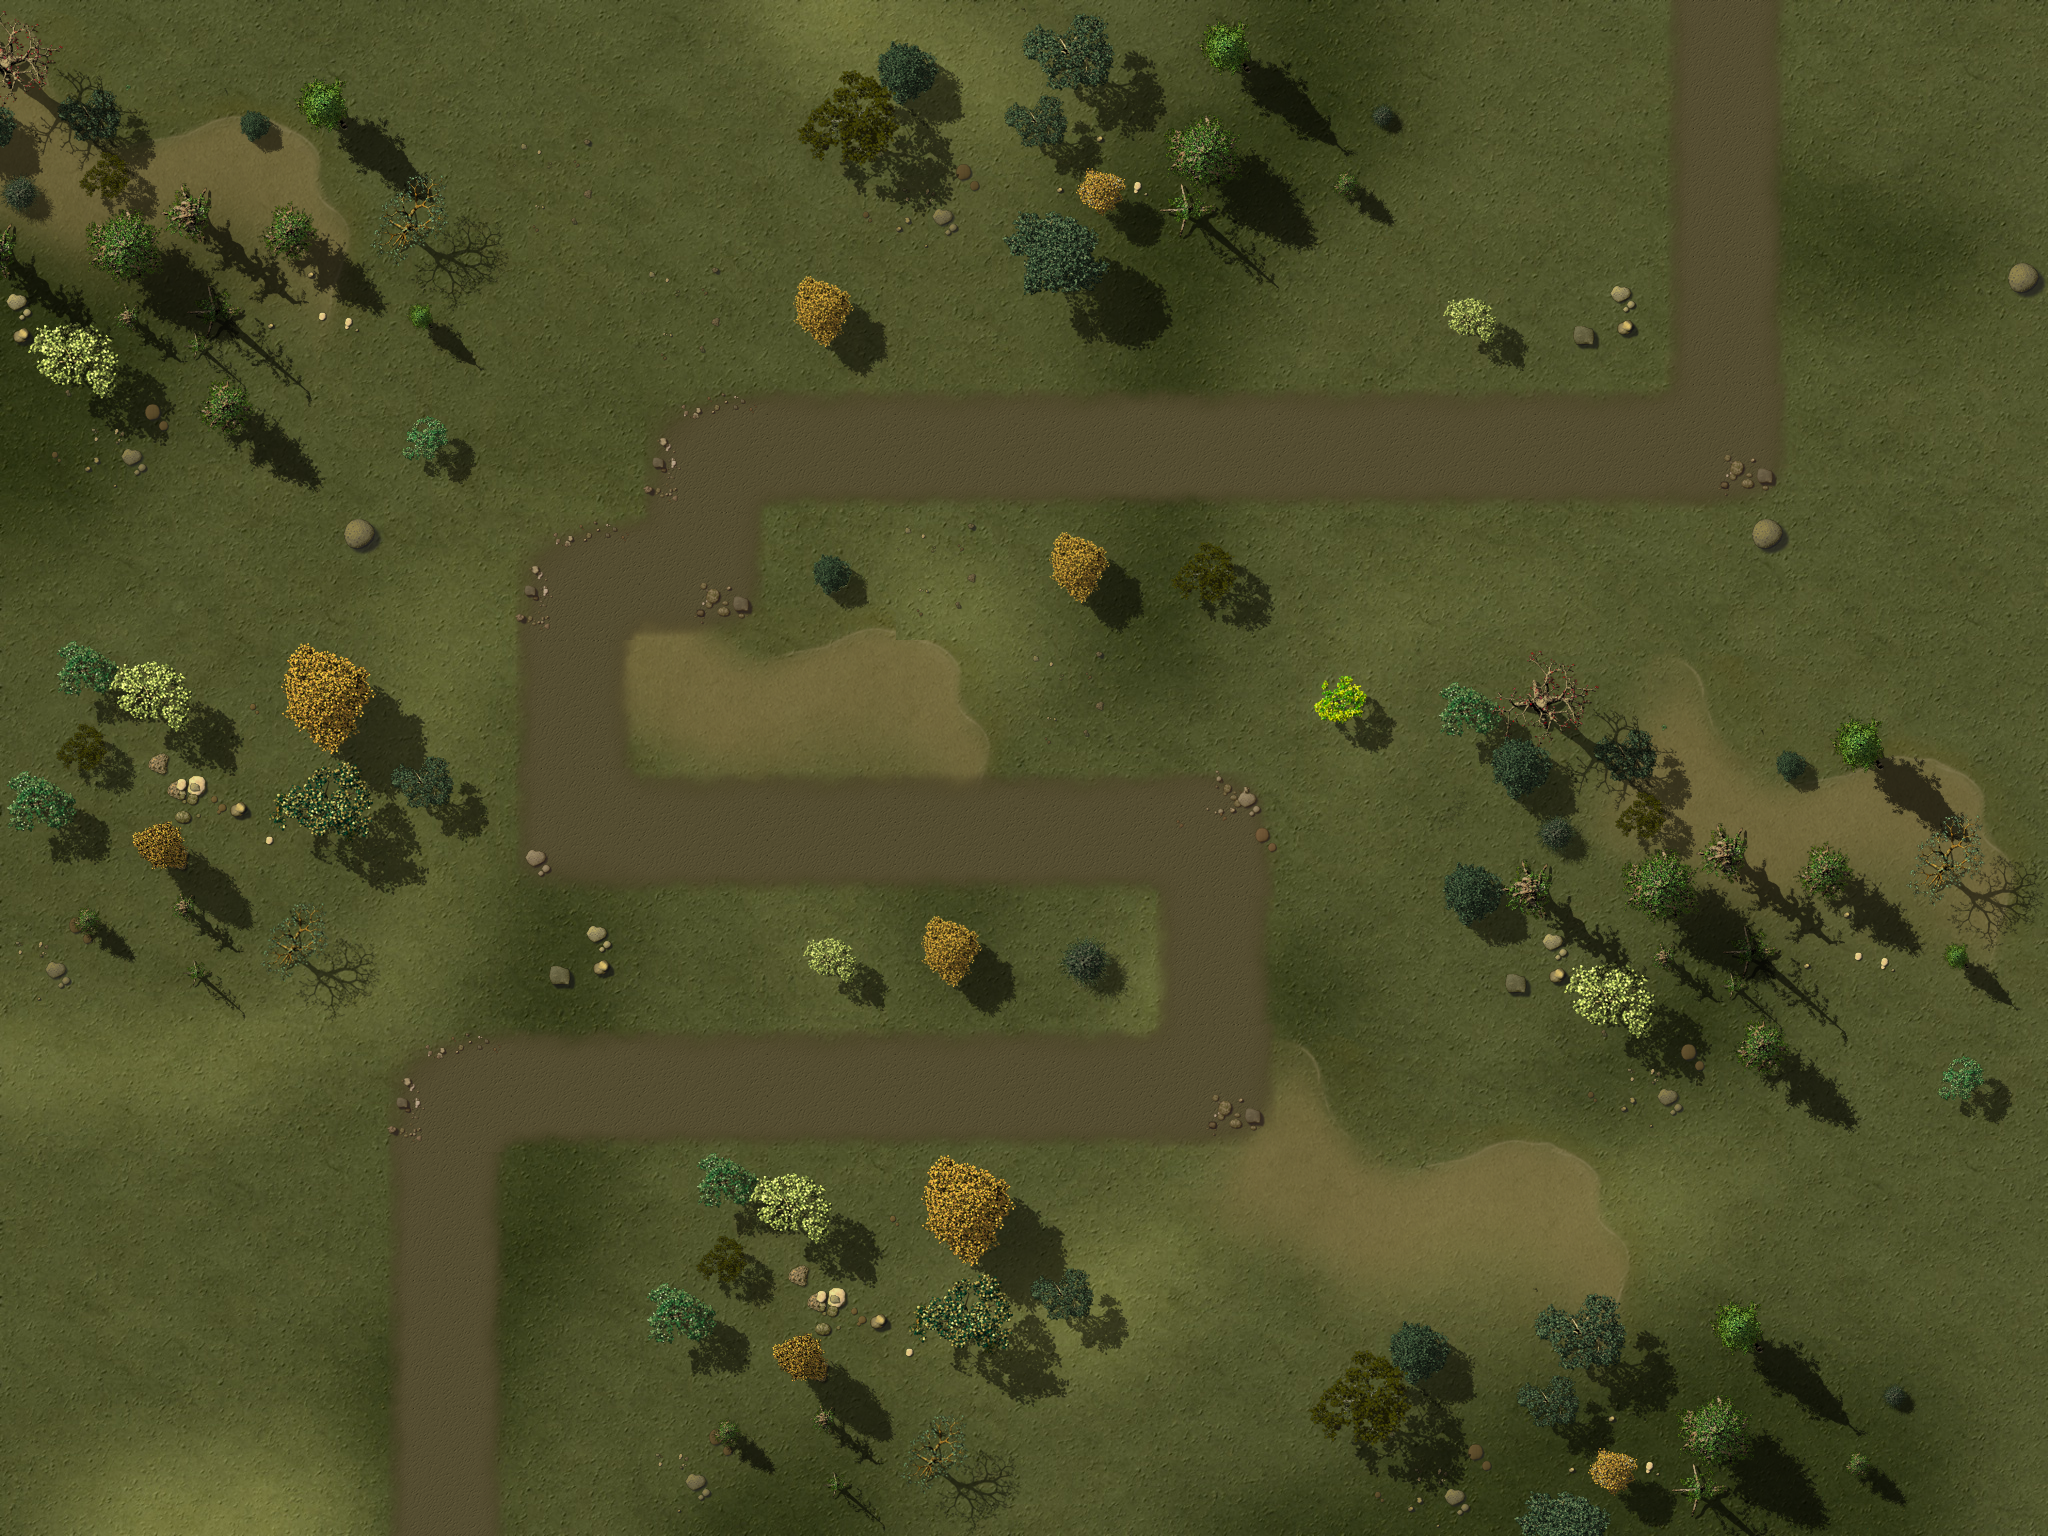

A 2D game scene composited from a Tiled map and its tileset images. What follows is a short description and the map's XML, with each tile layer's data collapsed to a summary:
An orthogonal 16x12 tile map with 128x128 px tiles, 4 tile layers (Ground, Objects1, Objects2, Path), 1 hidden layer not drawn, 3 tilesets and 38 objects.

<map version="1.0" orientation="orthogonal" width="16" height="12" tilewidth="128" tileheight="128">
 <properties>
 <property name="wave01" value="1,2,1,1,1,2,10,3,10,10,2,10,10,1,1,2,2,1,1,10,10,10,10,10,2,2,1,1" />
 <property name="wave02" value="4,10,10,10,10,1,1,1,1,1,4,1,1,4,1,1,3,3,3" />
 <property name="wave03" value="1,2,1,1,1,2,10,10,10,2,10,10,1,1,2,2,1,1,10,10,10,10,10,2,2,1,1" />
 <property name="wave04" value="10,6,10,10,1,10,1,10,1,10,10,10,1,1,1,1,10,10,10,10,1,1,1,10" />
 <property name="wave05" value="10,10,3,3,10,10,10,7,7,4,4,5,4,5,5,3,5,5,5,10,10,10,10,10,5,5,5,7,5,7,5,7,4" />
 <property name="wave06" value="2,5,5,5,5,5,5,5,4,4,4,7,7,8,7,5,5,5,7,7,4,4,4,7,6,7,4,5,4" />
 <property name="wave07" value="10,10,10,5,10,5,5,4,10,10,4,10,10,10,5,3,5,4,5,4,5,2" />
 <property name="wave08" value="10,3,10,10,6,10,7,7,4,4,5,4,5,5,5,5,5,5,10,10,10,10,10,5,5,5,7,5,7,5,7,4" />
 <property name="wave09" value="1,5,5,5,4,5,5,5,5,4,5,5,5,4,5,5,5,7,5,5,5,7,4,5,4,4,5,5,3,10,10,10" />
 <property name="wave10" value="1,7,5,5,5,7,10,10,103,7,10,10,5,5,7,7,5,5,10,10,10,10,10,7,7,5,102" />
 <property name="wave11" value="5,5,4,5,4,4,5,5,5,5,10,6,5,5,5,5,5,5,5,3,3,6,10,8,10,10,10,8,10,3,5,5,5,7,7,8,5,5,5,5,2" />
 <property name="wave12" value="10,10,10,10,10,8,3,7,4,5,4,5,5,5,10,8,10,10,10,10,6,10,10,10,10,10,10,10,10,10,10,10,10,6,5,7,11,6,10,8,8,6,5,5,5,5,10,10,10,10,10,10" />
 <property name="wave13" value="2,7,7,5,4,5,4,4,5,5,5,4,5,5,5,5,5,5,5,5,5,5,5,5,5,5,5,1" />
 <property name="wave14" value="8,10,10,10,6,10,10,3,10,10,6,10,10,10,10,10,4,4,4,4,5,5,5,10,10,10,9,10,10,7,10" />
 <property name="wave15" value="1,4,4,5,5,3,5,5,5,5,4,5,4,5,4,4,5,4,5,7,5,5,5,5,5,5,5,5,3,3,5,10,10,5,5,5,7,7,4,4" />
 <property name="wave16" value="7,7,7,7,7,7,6,7,7,7,7,7,7,5,5,8,5,8,7,5,5,4,4,4,3,8,9,9,9,5,5,6" />
 <property name="wave17" value="7,7,3,7,7,5,5,5,5,3,5,5,5,7,5,5,7,7,7,5,7,5,5,5,5,4" />
 <property name="wave18" value="2,7,6,4,4,5,4,10,10,10,10,4,4,4,10,10,8,10,10,10,3,5,5,7,7,7" />
 <property name="wave19" value="10,10,10,10,10,10,3,8,3,7,4,5,4,5,5,5,10,10,5,5,5,5,5,5,5,5,3,3,6,10,10,7,10,5,5,5,5,3" />
 <property name="wave20" value="102,6,10,10,10,3,3,5,10,10,5,5,5,7,7,4,4,10,10,10,10,8,10,10,10,10,10,10,10,10,10,5,5,5,5,5,5,7,10,10,10,10,103" />
<property name="wave21" value="10,10,10,10,10,7,10,6,7,10,10,10,10,7,10,10,10,8,10,10,8" />
<property name="wave22" value="1,7,5,5,5,7,10,10,10,7,10,10,5,5,7,7,5,5,10,10,10,10,10,7,7,5,1" />
<property name="wave23" value="5,5,6,6,5,5,5,5,5,5,7,7,7,7,8,3,7,4,5,4,5,5,5,8,5,7,8,4,5,6,11,5,5,5,4,6" />
<property name="wave24" value="11,11,8,3,7,4,5,4,5,5,5,11,3,3,5,5,5,5,5,5,5,5,3,3,6,8,8,11,11,11" />
<property name="wave25" value="2,7,5,5,5,5,5,5,5,5,6,3,3,6,5,8,8,3,7,4,6,4,4,4,5,5,5,9,9,9,9,9,6,5,6" />
<property name="wave26" value="11,11,11,3,3,11,11,11,11,11,8,9,9,9,5,5,6,8,5,7,8,4,5,8,11,5,5,5,4,4" />
<property name="wave27" value="3,3,5,5,5,5,7,7,4,4,3,5,5,5,5,5,5,5,5,3,5,5,5,5,5,5,1" />
<property name="wave28" value="6,11,11,11,11,6,11,11,11,11,6,9,9,5,5,9,9,5,5,5,5,3,9,9,8,5,5,5,1" />
<property name="wave29" value="10,10,10,10,5,10,5,6,5,10,10,10,5,5,5,5,10,10,10,10,5,5,5,10" />
<property name="wave30" value="1,5,5,5,10,10,10,5,10,10,10,5,5,5,5,5,5,10,10,10,10,102" />
<property name="wave31" value="1,5,5,5,7,3,4,5,4,5,6,5,5,5,8,9,9,9,5,5,6,5,5,5,7,8,6,6,8,5,5,8,4,4,7,7,3,3,3,3,6" />
<property name="wave32" value="11,11,11,10,10,10,10,10,6,7,11,11,11,6,10,10,8,10,9,9,7,5,7,5,7,3" />
<property name="wave33" value="3,3,7,7,5,5,5,5,5,5,5,5,5,7,3,3,5,5,5,5,6,5,5,9,9,9,6,8,6,5,5,9,9,9,6,8" />
<property name="wave34" value="6,6,9,9,9,11,11,11,11,11,11,9,9,3,7,5,5,5,5,5,5,4,4,5,5,3,6,5,5,6,8,3,3,6" />
<property name="wave35" value="8,3,7,4,5,4,5,5,5,7,4,5,4,8,5,5,5,7,8,5,5,5,6,8,5,5,5,6,7,7,5,5,5,11,11,11,11" />
<property name="wave36" value="6,6,9,9,9,11,11,11,11,11,11,9,9,3,7,5,5,5,5,5,5,4,4,5,5,8,5,7,8,4,5,8,11,5,5,5,4,4" />
<property name="wave37" value="8,3,7,4,5,4,5,5,5,7,4,5,4,8,5,5,5,7,7,7,5,5,6,5,5,9,9,9,6,8,5,11,11,11,11" />
<property name="wave38" value="10,10,10,10,10,10,8,9,9,9,5,5,6,10,10,10,10,10,10,6,10,10,10,10,10,10,10,10,10,6,10,10,10,10,10,10,10,10,5,5,5,5,10,10,8,10,8,10" />
<property name="wave39" value="10,10,10,5,10,10,10,5,10,10,10,8,6,5,10,10,10,10,8,10,5,10,10,5,10,10,10,10,5,10,10,10,10,7,10,10,7,10,10,2" />
<property name="wave40" value="10,10,10,10,10,10,3,103,10,10,10,10,10,10,6,10,102,10,10,10,10,10,10,10,10,10,7,10,5,5,5,5,103" />
<property name="wave41" value="5,6,5,5,5,6,5,5,5,5,5,5,6,5,5,5,5,5,8,8,5,5,6,10,10,10,10,11,11,11,6,10,10,10,10,3" />
<property name="wave42" value="11,11,11,9,9,11,11,8,11,11,6,8,5,6,5,5,9,9,9,6,8,5,5,5,5,5,4,4,4,7,3" />
<property name="wave43" value="10,10,10,10,9,9,9,10,10,10,8,10,10,10,10,8,10,7,10,3,10,10,10,8,8,10,10,3,8,10,10,10,9,9,10,10,9,9" />
<property name="wave44" value="1,5,5,5,7,3,4,5,4,5,6,5,5,8,8,3,7,4,5,4,5,5,51,8,9,9,9,5,5,6,5,5,5,2" />
<property name="wave45" value="11,11,11,8,9,9,9,5,5,6,6,7,11,11,11,6,10,6,10,10,9,9,7,5,7,5,7,3" />
<property name="wave46" value="4,4,7,10,10,10,5,5,5,5,5,6,6,10,4,6,3,6,4,7,8,5,5,5,6,7,5,5,5,9,9,8,5,5,5,5" />
<property name="wave47" value="8,5,5,5,6,8,5,5,5,6,8,5,5,5,6,7,4,7,4,5,5,5,10,10,10,10,5,5,5,7,7,4,4,7,10,10,10,10" />
<property name="wave48" value="6,7,7,7,7,7,4,5,4,5,4,4,6,5,9,9,8,5,5,5,5,5,9,9,9,6,8,7,5,5,5,7,7,7,7,5,5,5,4" />
<property name="wave49" value="4,5,4,4,7,5,5,5,5,5,5,3,3,5,4,5,5,5,6,5,5,9,9,9,6,8,8,8,5,5,5,7,5,4,4,6,5,5,9,6,8,9,6,8,5,5,6" />
<property name="wave50" value="103,6,6,5,5,5,5,5,6,7,4,4,7,7,7,6,6,3,8,3,7,4,6,4,5,5,8,6,3,3,3,3,5,5,5,7,7,102,8,3,7,4,5,4,5,5,5,103" />
 </properties>
 <tileset firstgid="1" name="ground" tilewidth="128" tileheight="128">
  <image source="tilesWorld1.png" width="2048" height="2048" />
 </tileset>
 <tileset firstgid="257" name="path" tilewidth="128" tileheight="128">
  <image source="path01.png" width="512" height="512" />
 </tileset>
 <tileset firstgid="273" name="ground" tilewidth="2048" tileheight="1536">
  <image source="ground5.jpg" width="2048" height="1536" />
 </tileset>
 <layer name="Ground" width="16" height="12">
  <data>[192 cells, 1 non-empty, 1 distinct tile ids]</data>
 </layer>
 <layer name="Objects1" width="16" height="12">
  <data>[192 cells, 54 non-empty, 16 distinct tile ids]</data>
 </layer>
 <layer name="Objects2" width="16" height="12">
  <data>[192 cells, 88 non-empty, 48 distinct tile ids]</data>
 </layer>
 <objectgroup name="Objects3" width="16" height="12">
  <object gid="70" x="882" y="360" />
  <object gid="50" x="1274" y="1160" />
  <object gid="55" x="880" y="692" />
  <object gid="233" x="840" y="616" />
  <object gid="228" x="964" y="680" />
  <object gid="233" x="1352" y="1166" />
  <object gid="233" x="1224" y="1236" />
  <object gid="247" x="1336" y="1282" />
  <object gid="243" x="480" y="1238" />
  <object gid="247" x="502" y="1390" />
  <object gid="247" x="210" y="1506" />
  <object gid="247" x="20" y="1400" />
  <object gid="248" x="576" y="1468" />
  <object gid="248" x="552" y="1316" />
  <object gid="225" x="488" y="998" />
  <object gid="227" x="538" y="1050" />
 </objectgroup>
 <layer name="Path" width="16" height="12">
  <data>[192 cells, 32 non-empty, 6 distinct tile ids]</data>
 </layer>
 <objectgroup name="Locked" width="16" height="12">
  <object x="2432" y="256" />
  <object x="0" y="0" width="2048" height="256" />
  <object x="0" y="1280" width="2048" height="256" />
  <object x="0" y="256" width="128" height="1024" />
  <object x="1920" y="256" width="128" height="1024" />
  <object x="768" y="256" width="384" height="128" />
  </objectgroup>
 <objectgroup name="Waypoints" width="16" height="12">
  <!-- 1 objects omitted --></objectgroup>
 <layer name="blendAdd" width="16" height="12" visible="0">
  <data>[192 cells, 0 non-empty, 0 distinct tile ids]</data>
 </layer>
</map>
<!-- 16 of 38 objects omitted -->
